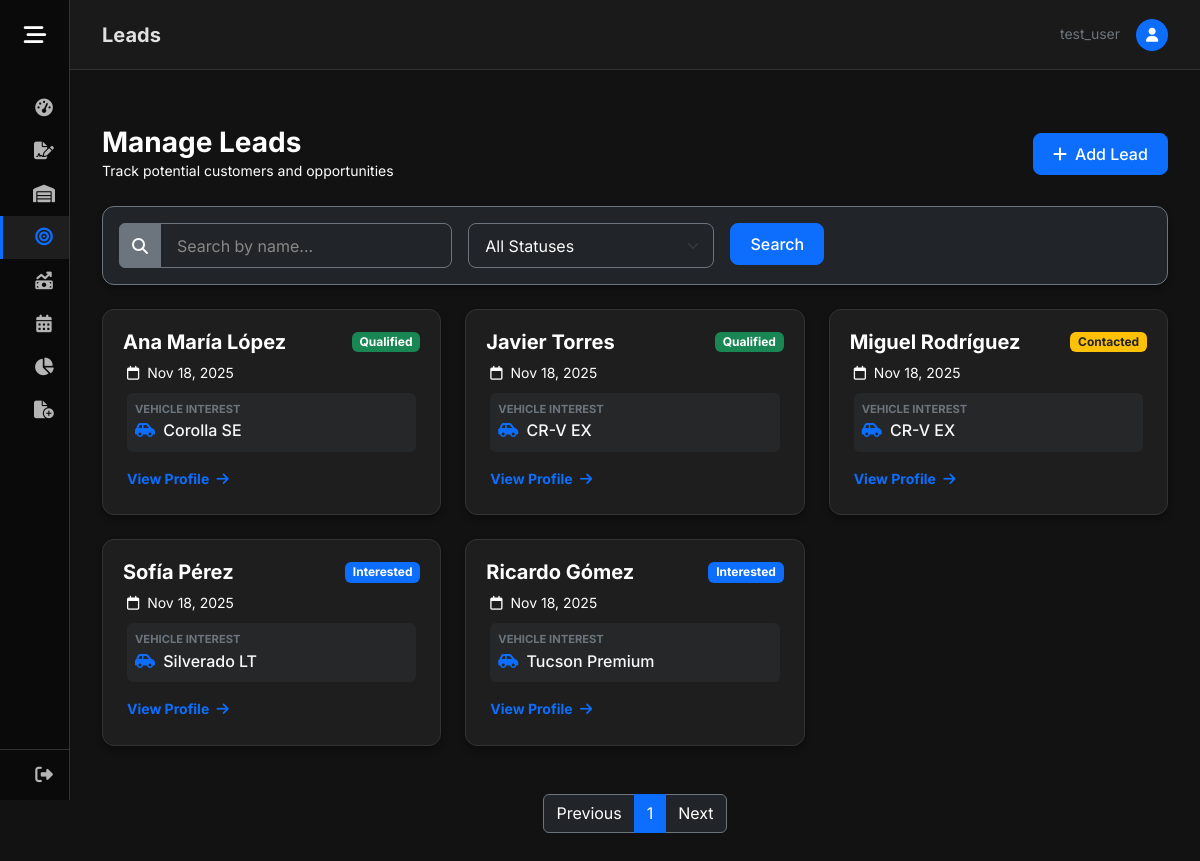
The app's page /leads (signed in) with its own data.
### GDMFX/models.py (models this page shows, shortened)
class Leads(models.Model):
    name = models.CharField(max_length=150)
    interested = models.ForeignKey(Vehicles, on_delete=models.SET_NULL, null=True, blank=True)
    source = models.CharField(max_length=150)
    LEAD_STATUS_CHOICES = [
        ('Interested', 'Interested'),
        ('Contacted', 'Contacted'),
        ('Qualified', 'Qualified'),
    ]
    status = models.CharField(max_length=20, choices=LEAD_STATUS_CHOICES, default='Interested')
    user = models.ForeignKey(User, on_delete=models.SET_NULL, null=True, blank=True)
    contact_date = models.DateTimeField(null=True, blank=True)
    bullet = models.DecimalField(max_digits=12, decimal_places=2, null=True, blank=True)

class Vehicles(models.Model):
    vin = models.CharField(max_length=17, unique=True)
    brand = models.CharField(max_length=50)
    model = models.CharField(max_length=50)
    CONDITION_CHOICES = [
        ('Used', 'Used'),
        ('New', 'New'),
    ]
    condition = models.CharField(max_length=10, choices=CONDITION_CHOICES)
    km = models.IntegerField(default=0)
    color = models.CharField(max_length=50)
    price_adquisition = models.DecimalField(max_digits=12, decimal_places=2, null=True, blank=True)
    selling_price = models.DecimalField(max_digits=12, decimal_places=2, null=True, blank=True)
    integration_date = models.DateField(null=True, blank=True)
    STATUS_CHOICES = [
        ('Available', 'Available'),
        ('Sold', 'Sold'),
    ]
    status = models.CharField(max_length=10, choices=STATUS_CHOICES)
    user = models.ForeignKey(User, on_delete=models.CASCADE)

### GDMFX/views.py (the view)
# urls.py: path('leads', views.leads, name='leads'),
@login_required
def leads(request):
    if request.method == 'POST':
        search = request.POST['search']
        status = request.POST['status']
        leads = Leads.objects.filter(user=request.user, name__contains=search, status=status)
        if status == 'All Statuses':
            leads = Leads.objects.filter(user=request.user, name__contains=search)
        if search == '':
            leads = Leads.objects.filter(user=request.user, status=status)
        if search == '' and status == 'All Statuses':
            leads = Leads.objects.filter(user=request.user)
        paginator = Paginator(leads, ITEMS_PER_PAGE)
        page_number = request.GET.get('page')
        page_obj = paginator.get_page(page_number)
        return render(request, 'leads.html', {'leads': page_obj})
    else:
        leads = Leads.objects.filter(user=request.user)
        paginator = Paginator(leads, ITEMS_PER_PAGE)
        page_number = request.GET.get('page')
        page_obj = paginator.get_page(page_number)
        return render(request, 'leads.html', {'leads': page_obj})

### GDMFX/templates/leads.html (shortened to what this page needs)
{% extends 'base.html' %}
{% load static %}
{% block page_title %}Leads{% endblock %}
{% block content %}
<div class="row mb-4 align-items-center">
    <div class="col-md-6">
        <h1 class="h3 mb-0 text-white fw-bold">Manage Leads</h1>
        <p class="text-white small mb-0">Track potential customers and opportunities</p>
    </div>
    <div class="col-md-6 text-md-end mt-3 mt-md-0">
        <a href="{% url 'new_lead' %}" class="btn btn-primary">
            <i class="fa-solid fa-plus me-2"></i>Add Lead
        </a>
    </div>
</div>
<form method="POST">
    <div class="row mb-4">
        <div class="col-md-12">
            <div class="card bg-dark border-secondary">
                <div class="card-body p-3">
                    <div class="row g-3">
                        <div class="col-md-4">
                            <div class="input-group">
                                <span class="input-group-text bg-secondary border-secondary text-light"><i
                                        class="fa-solid fa-magnifying-glass"></i></span>
                                <input type="text" class="form-control bg-dark text-light border-secondary"
                                    placeholder="Search by name..." name="search">
                            </div>
                        </div>
                        <div class="col-md-3">
                            <select class="form-select bg-dark text-light border-secondary" name="status">
                                <option selected>All Statuses</option>
                            </select>
                        </div>
                        <div class="col-md-3">
                            <button type="submit" class="btn btn-primary">Search</button>
                        </div>
                    </div>
                </div>
            </div>
        </div>
    </div>
</form>
<div class="row row-cols-1 row-cols-md-2 row-cols-lg-3 g-4">
    {% for lead in leads.object_list %}
    <div class="col">
        <a href="{% url 'show_lead' lead.id %}" class="text-decoration-none">
            <div class="card card-premium h-100 card-hover">
                <div class="card-header d-flex justify-content-between align-items-center border-bottom-0 pb-0">
                    <div>
                        <h5 class="card-title text-white fw-bold mb-0">{{ lead.name }}</h5>
                    </div>
                    {% if lead.status == 'Qualified' %}
                    <span class="badge bg-success">{{ lead.get_status_display }}</span>
                    {% elif lead.status == 'Contacted' %}
                    <span class="badge bg-warning text-dark">{{ lead.get_status_display }}</span>
                    {% elif lead.status == 'Interested' %}
                    <span class="badge bg-primary">{{ lead.get_status_display }}</span>
                    {% else %}
                    <span class="badge bg-secondary">{{ lead.get_status_display }}</span>
                    {% endif %}
                </div>
                <div class="card-body pt-2">
                    <p class="text-white small mb-2">
                        <i class="fa-regular fa-calendar me-1"></i> {{ lead.contact_date|date:"M d, Y" }}
                    </p>
                    <div class="p-2 rounded bg-secondary bg-opacity-10 mb-3">
                        <small class="d-block text-secondary text-uppercase fw-bold" style="font-size: 0.7rem;">Vehicle
                            Interest</small>
                        <span class="text-light fw-medium">
                            {% if lead.interested %}
                            <i class="fa-solid fa-car-side me-1 text-primary"></i> {{ lead.interested.model }}
                            {% else %}
                            <span class="text-white fst-italic">General Inquiry</span>
                            {% endif %}
                        </span>
                    </div>
                    <div class="d-flex justify-content-between align-items-center mt-3">
                        <span class="text-primary small fw-bold">View Profile <i
                                class="fa-solid fa-arrow-right ms-1"></i></span>
                    </div>
                </div>
            </div>
        </a>
    </div>
    {% endfor %}
</div>
<nav aria-label="Page navigation" class="mt-5">
    <ul class="pagination justify-content-center">
        {% if leads.has_previous %}
        <li class="page-item">
            <a class="page-link bg-dark text-white border-secondary"
                href="?page={{ leads.previous_page_number }}">Previous</a>
        </li>
        {% else %}
        <li class="page-item disabled">
            <span class="page-link bg-dark text-white border-secondary">Previous</span>
        </li>
        {% endif %}
        {% for i in leads.paginator.page_range %}
        {% if leads.number == i %}
        <li class="page-item active" aria-current="page"><span class="page-link border-primary">{{ i }}</span></li>
        {% else %}
        <li class="page-item"><a class="page-link bg-dark text-white border-secondary" href="?page={{ i }}">{{ i }}</a>
        </li>
        {% endif %}
        {% endfor %}
        {% if leads.has_next %}
        <li class="page-item">
            <a class="page-link bg-dark text-white border-secondary" href="?page={{ leads.next_page_number }}">Next</a>
        </li>
        {% else %}
        <li class="page-item disabled">
            <span class="page-link bg-dark text-white border-secondary">Next</span>
        </li>
        {% endif %}
    </ul>
</nav>
{% endblock %}

### GDMFX/templates/base.html (shortened to what this page needs)
<!DOCTYPE html>
<html lang="en">
<head>
    {% load static %}
    <link href="https://cdn.jsdelivr.net/npm/bootstrap@5.3.3/dist/css/bootstrap.min.css" rel="stylesheet">
    <link rel="stylesheet" href="{% static 'css/base.css' %}?v=7">
    <link rel="stylesheet" href="https://cdnjs.cloudflare.com/ajax/libs/font-awesome/6.4.0/css/all.min.css">
    <link rel="stylesheet" href="https://cdn.jsdelivr.net/npm/flatpickr/dist/flatpickr.min.css">
    <link rel="stylesheet" type="text/css" href="https://npmcdn.com/flatpickr/dist/themes/dark.css">
</head>
<body class="{% if user.is_authenticated %}dashboard-body{% endif %}">
    {% if user.is_authenticated %}
    <div class="wrapper">
        <aside id="sidebar">
            <div class="sidebar-header d-flex align-items-center">
                <button id="toggle-btn" type="button" aria-label="Toggle Sidebar">
                    <i class="fa-solid fa-bars-staggered"></i>
                </button>
            </div>
            <ul class="sidebar-nav">
                <li class="sidebar-item">
                    <a href="{% url 'dashboard' %}"
                        class="sidebar-link {% if request.resolver_match.url_name == 'dashboard' %}active{% endif %}">
                        <i class="fa-solid fa-gauge-high"></i>
                    </a>
                </li>
                <li class="sidebar-item">
                    <a href="{% url 'contract' %}"
                        class="sidebar-link {% if 'contract' in request.path %}active{% endif %}">
                        <i class="fa-solid fa-file-signature"></i>
                    </a>
                </li>
                <li class="sidebar-item">
                    <a href="{% url 'inventory' %}"
                        class="sidebar-link {% if 'inventory' in request.path %}active{% endif %}">
                        <i class="fa-solid fa-warehouse"></i>
                    </a>
                </li>
                <li class="sidebar-item">
                    <a href="{% url 'leads' %}" class="sidebar-link {% if 'leads' in request.path %}active{% endif %}">
                        <i class="fa-solid fa-bullseye"></i>
                    </a>
                </li>
                <li class="sidebar-item">
                    <a href="{% url 'sales' %}" class="sidebar-link {% if 'sales' in request.path %}active{% endif %}">
                        <i class="fa-solid fa-money-bill-trend-up"></i>
                    </a>
                </li>
                <li class="sidebar-item">
                    <a href="{% url 'meets' %}" class="sidebar-link {% if 'meets' in request.path %}active{% endif %}">
                        <i class="fa-solid fa-calendar-days"></i>
                    </a>
                </li>
                <li class="sidebar-item">
                    <a href="{% url 'reports' %}" class="sidebar-link">
                        <i class="fa-solid fa-chart-pie"></i>
                    </a>
                </li>
                <li class="sidebar-item">
                    <a href="#" id="newEntryToggle" class="sidebar-link dropdown-toggle collapsed"
                        data-bs-toggle="collapse" data-bs-target="#formsSubmenu">
                        <i class="fa-solid fa-file-circle-plus"></i>
                    </a>
                </li>
            </ul>
            <div class="sidebar-footer">
                <a href="{% url 'logout' %}" class="sidebar-link logout-link">
                    <i class="fa-solid fa-right-from-bracket"></i>
                </a>
            </div>
        </aside>
        <main class="main">
            <nav class="navbar navbar-top mb-4">
                <div class="container-fluid px-0">
                    <h2 class="h5 mb-0 fw-bold">{% block page_title %}Overview{% endblock %}</h2>
                    <div class="ms-auto d-flex align-items-center">
                        <span class="text-secondary small me-3 d-none d-md-inline">{{ user.username }}</span>
                        <div class="bg-primary rounded-circle"
                            style="width: 32px; height: 32px; display: flex; align-items: center; justify-content: center;">
                            <i class="fa-solid fa-user text-white small"></i>
                        </div>
                    </div>
                </div>
            </nav>
            <div class="content-container">
                {% block content %}{% endblock %}
            </div>
        </main>
    </div>
    {% else %}
    <div class="auth-container">
        {% block auth_content %}
        {% endblock %}
    </div>
    {% endif %}
</body>
</html>

### records on screen
Leads: name "Ana María López", status "Qualified", contact_date "Nov 18, 2025", interested.model "Corolla SE"
Leads: name "Javier Torres", status "Qualified", contact_date "Nov 18, 2025", interested.model "CR-V EX"
Leads: name "Miguel Rodríguez", status "Contacted", contact_date "Nov 18, 2025", interested.model "CR-V EX"
Leads: name "Sofía Pérez", status "Interested", contact_date "Nov 18, 2025", interested.model "Silverado LT"
Leads: name "Ricardo Gómez", status "Interested", contact_date "Nov 18, 2025", interested.model "Tucson Premium"

### other values on screen
{{ user.username }} "test_user"
{{ i }} "1"
